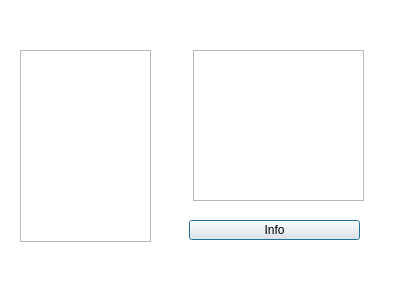
<?xml version="1.0" encoding="UTF-8"?>
<ui version="4.0">
 <class>Errera</class>
 <widget class="QDialog" name="Errera">
  <property name="geometry">
   <rect>
    <x>0</x>
    <y>0</y>
    <width>400</width>
    <height>300</height>
   </rect>
  </property>
  <property name="windowTitle">
   <string>Dialog</string>
  </property>
  <widget class="QGraphicsView" name="graphicsView">
   <property name="geometry">
    <rect>
     <x>-5</x>
     <y>-9</y>
     <width>411</width>
     <height>311</height>
    </rect>
   </property>
   <property name="styleSheet">
    <string notr="true">background-image: url(:/pics/facultyBg.png);</string>
   </property>
  </widget>
  <widget class="QGraphicsView" name="graphicsView_2">
   <property name="geometry">
    <rect>
     <x>20</x>
     <y>50</y>
     <width>131</width>
     <height>192</height>
    </rect>
   </property>
  </widget>
  <widget class="QPlainTextEdit" name="plainTextEdit">
   <property name="geometry">
    <rect>
     <x>193</x>
     <y>50</y>
     <width>171</width>
     <height>151</height>
    </rect>
   </property>
  </widget>
  <widget class="QPushButton" name="pushButton">
   <property name="geometry">
    <rect>
     <x>189</x>
     <y>220</y>
     <width>171</width>
     <height>20</height>
    </rect>
   </property>
   <property name="text">
    <string>Info</string>
   </property>
  </widget>
 </widget>
 <resources/>
 <connections/>
</ui>
